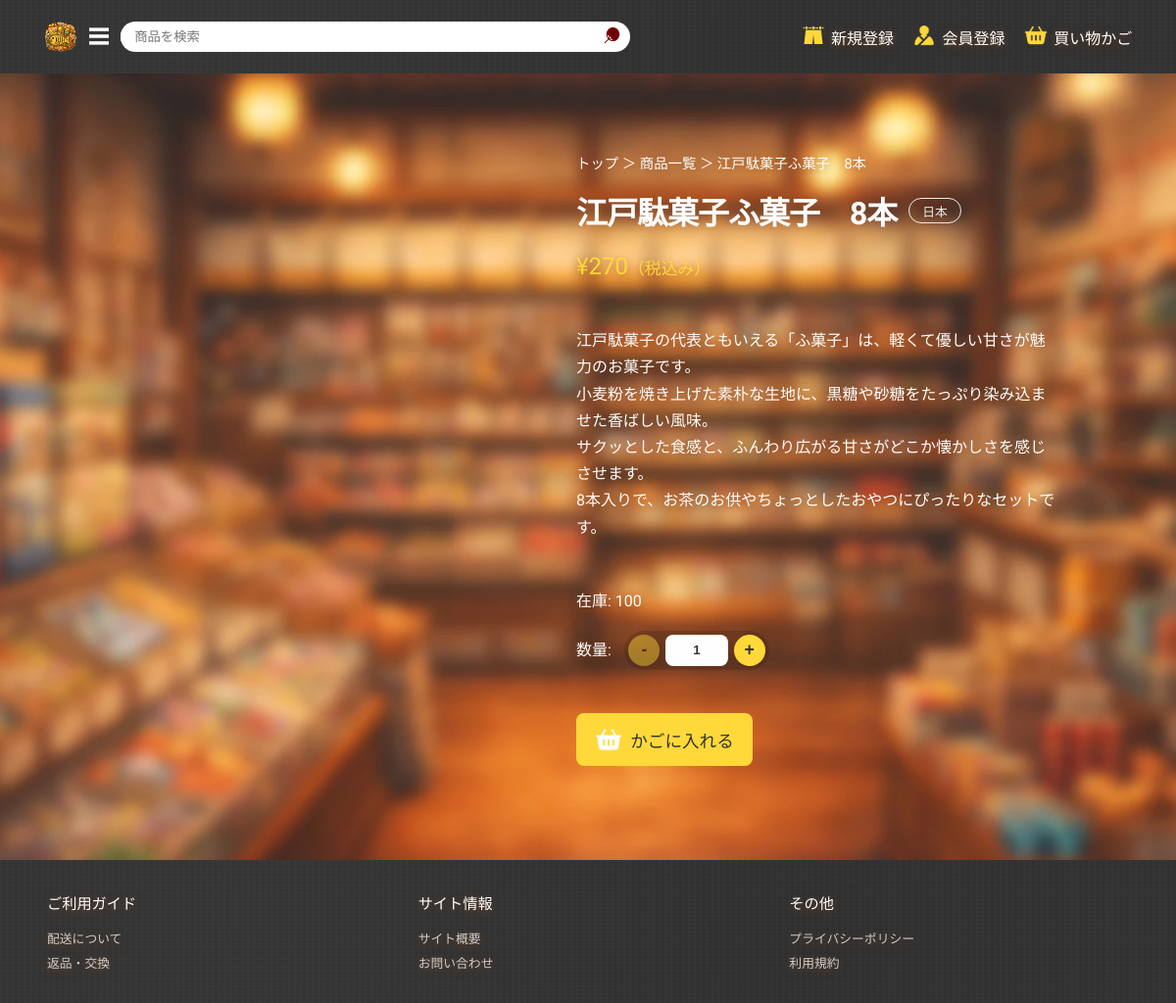
/product?id=3, run on the app's committed database.
### tables this page shows
CREATE TABLE products (
    pID INTEGER PRIMARY KEY AUTOINCREMENT,
    tagID INTEGER,
    pName TEXT NOT NULL,
    price INTEGER NOT NULL,
    pDescription TEXT,
    country TEXT,
    image TEXT, stock INTEGER NOT NULL DEFAULT 0,
    FOREIGN KEY (tagID) REFERENCES tags(tagID)
);

### app.py (the view)
@app.route("/product")
def product():
    product_id = request.args.get("id")
    if not product_id:
        abort(404)
    conn = get_db()
    product_row = conn.execute(
        "SELECT * FROM products WHERE pID=?",
        (product_id,)
    ).fetchone()
    conn.close()
    if not product_row:
        abort(404)
    return render_template("pages/product.html", product=product_row)

### app.py (called while the page is built, shortened)
def format_yen(value):
    try:
        number = int(float(value))
    except (TypeError, ValueError):
        return value
    return f"{number:,}"

@app.template_filter("yen")
def yen_filter(value):
    return format_yen(value)

def get_db():
    conn = sqlite3.connect(DB_PATH)
    conn.row_factory = sqlite3.Row
    return conn

@app.context_processor
def inject_gacha_count():
    user_id = session.get("user_id")
    if not user_id:
        return {"gacha_count": None}

### templates/pages/product.html (shortened to what this page needs)
{% extends "layout/base.html" %}
{% block content %}
<div class="background-product">
  <section class="product-page">
    <div class="product-info">
      <nav class="breadcrumb inside">
        <a href="{{ url_for('index') }}">トップ</a> ＞
        <a href="#">商品一覧</a> ＞
        <span>{{ product['pName'] }}</span>
      </nav>
      {% set country_labels = {"Japan": "日本", "China": "中国"} %}
      <div class="product-title-wrapper">
        <h2 class="product-title">{{ product['pName'] }}</h2>
        <p class="product-country">{{ country_labels.get(product['country'], product['country']) }}</p>
      </div>
      <p class="product-price">
        ¥{{ product['price']|yen }}<span class="price-tax">（税込み）</span></span>
      </p>
      <p class="product-desc">
        {{ product['pDescription'] | replace('\n', '<br>') | safe }}
      </p>
      <p class="product-stock">
        在庫:
        {{ product['stock'] if 'stock' in product.keys() and product['stock'] is not none else 50 }}
      </p>
      {% set stock = product['stock'] if 'stock' in product.keys() and product['stock'] is not none else 50 %}
      <form action="{{ url_for('add_to_cart', pID=product['pID']) }}" method="post" class="quantity-form">
        <div class="quantity-label">数量:</div>
        <div class="quantity-stepper" data-max="{{ stock }}" data-min="1">
          <button type="button" class="qty-btn" data-step="decrease" aria-label="数量を減らす">-</button>
          <input
            type="number"
            name="quantity"
            value="1"
            min="1"
            max="{{ stock }}"
            class="quantity-input"
            inputmode="numeric"
          >
          <button type="button" class="qty-btn" data-step="increase" aria-label="数量を増やす">+</button>
        </div>
        <p class="quantity-feedback" aria-live="polite"></p>
        <button type="submit" class="add-cart-btn">
          <img src="{{ url_for('static', filename='img/icons-cart-w.webp') }}" alt="">
          かごに入れる
        </button>
      </form>
    </div>
  </section>
</div>
{% endblock %}

### static/css/styles.css (style rules this page uses)
* { margin: 0; padding: 0; box-sizing: border-box; transition: 0.3s; }
html, body { overflow-x: hidden; }
a { text-decoration: none; }
p { margin: 1.25rem 0; }
:root { --main-color: #fff; --main: #990e0e; --accent: #ffd83a; --color-white: #fefefe; --color-black: #000; --color-ink: #333; --color-bg: #b57c57; --color-heading-accent: #bb1616; --surface-dark: #333; --surface-link: #ccc; --surface-muted: #757575; --danger: #d9534f; --glass-light-10: rgba(255, 255, 255, 0.2); --glass-light-12: rgba(255, 255, 255, 0.22); --glass-light-15: rgba(255, 255, 255, 0.25); --glass-light-18: rgba(255, 255, 255, 0.28); --glass-light-20: rgba(255, 255, 255, 0.3); --glass-dark-12: rgba(0, 0, 0, 0.12); --max-width: 1200px; --text-shadow-emphasis: 0 2px 8px rgba(139, 69, 19, 0.65); --products-shadow: drop-shadow(0 8px 14px rgba(139, 69, 19, 0.50)); --products-shadow-hover: drop-shadow(0 12px 20px rgba(139, 69, 19, 0.35)); }
body { display: flex; flex-direction: column; min-height: 100vh; background-image: url("../img/bg-store.webp"); background-color: var(--color-bg); background-repeat: no-repeat; background-position: center center; background-size: cover; background-attachment: fixed; color: var(--color-white); text-shadow: var(--text-shadow-emphasis); font-family: "Zen Maru Gothic", sans-serif; font-weight: 500; min-width: 320px; }
h1, h2 { font-family: "Zen Kaku Gothic Antique", sans-serif; font-weight: 700; font-style: normal; letter-spacing: -1px; margin: 2rem auto 1rem auto; text-shadow: none; }
.add-cart-btn, .cart-btn, .checkout-btn, .login-btn, .order-home-btn, .auth-btn, .admin-save-btn { background: var(--accent); color: var(--color-ink); text-shadow: none; }
.price-tax { font-size: 0.7em; }
.breadcrumb { font-size: 0.9rem; margin-bottom: 1rem; }
.breadcrumb a { color: var(--color-white); }
.product-page { display: flex; gap: 3rem; max-width: 960px; margin: 4rem auto; }
.product-info { flex: 1; }
.product-title-wrapper { display: flex; align-items: center; gap: 0.75rem; flex-wrap: wrap; margin-bottom: 0.5rem; }
.product-title { font-size: 2rem; margin: 0; }
.product-country { border: 1px solid white; border-radius: 1rem; padding: 0.2em 1em; margin: 0; font-size: 0.8rem; opacity: 0.9; }
.product-price { font-size: 1.5rem; color: var(--accent); }
.product-desc { margin: 3rem auto; line-height: 1.7; }
.add-cart-btn { margin-top: 1.5rem; padding: 0.8rem 1.2rem; border: none; font-size: 1.1rem; font-weight: 500; border-radius: 8px; cursor: pointer; display: flex; align-items: center; gap: 0.5rem; }
.quantity-label { display: inline-block; margin-top: 0.3rem; margin-right: 0.6rem; }
.quantity-stepper { display: inline-flex; align-items: center; gap: 0.35rem; padding: 0.25rem; border-radius: 999px; background: var(--glass-dark-12); }
.qty-btn { width: 32px; height: 32px; border: none; border-radius: 999px; background: var(--accent); color: var(--color-ink); font-weight: 700; font-size: 1.1rem; line-height: 1; cursor: pointer; }
.qty-btn:disabled { cursor: not-allowed; opacity: 0.45; }
.quantity-input { width: 64px; height: 32px; text-align: center; border: 1px solid var(--glass-light-20); border-radius: 8px; background: var(--color-white); color: var(--color-ink); font-weight: 700; }
.quantity-input[type="number"] { appearance: textfield; -moz-appearance: textfield; }
.quantity-feedback { margin: 0.35rem 0 0; font-size: 0.85rem; min-height: 1.1em; color: var(--accent); }
.add-cart-btn img { width: 28px; height: auto; display: block; }

### data on the page
products: pName "江戸駄菓子ふ菓子 8本", get "日本", price|yen "270", pDescription "江戸駄菓子の代表ともいえる「ふ菓子」は、軽くて優しい甘さが魅力のお菓子です。 小麦粉を焼き上げた素朴な生地に、黒糖や砂糖をたっぷり染み込ませた香ばしい風味。 サクッとした食感と、ふんわり広がる甘さがどこか懐かしさを感じさせます。 8本入りで、お茶のお供やちょっとしたおやつにぴったりなセットです。", stock "100"
